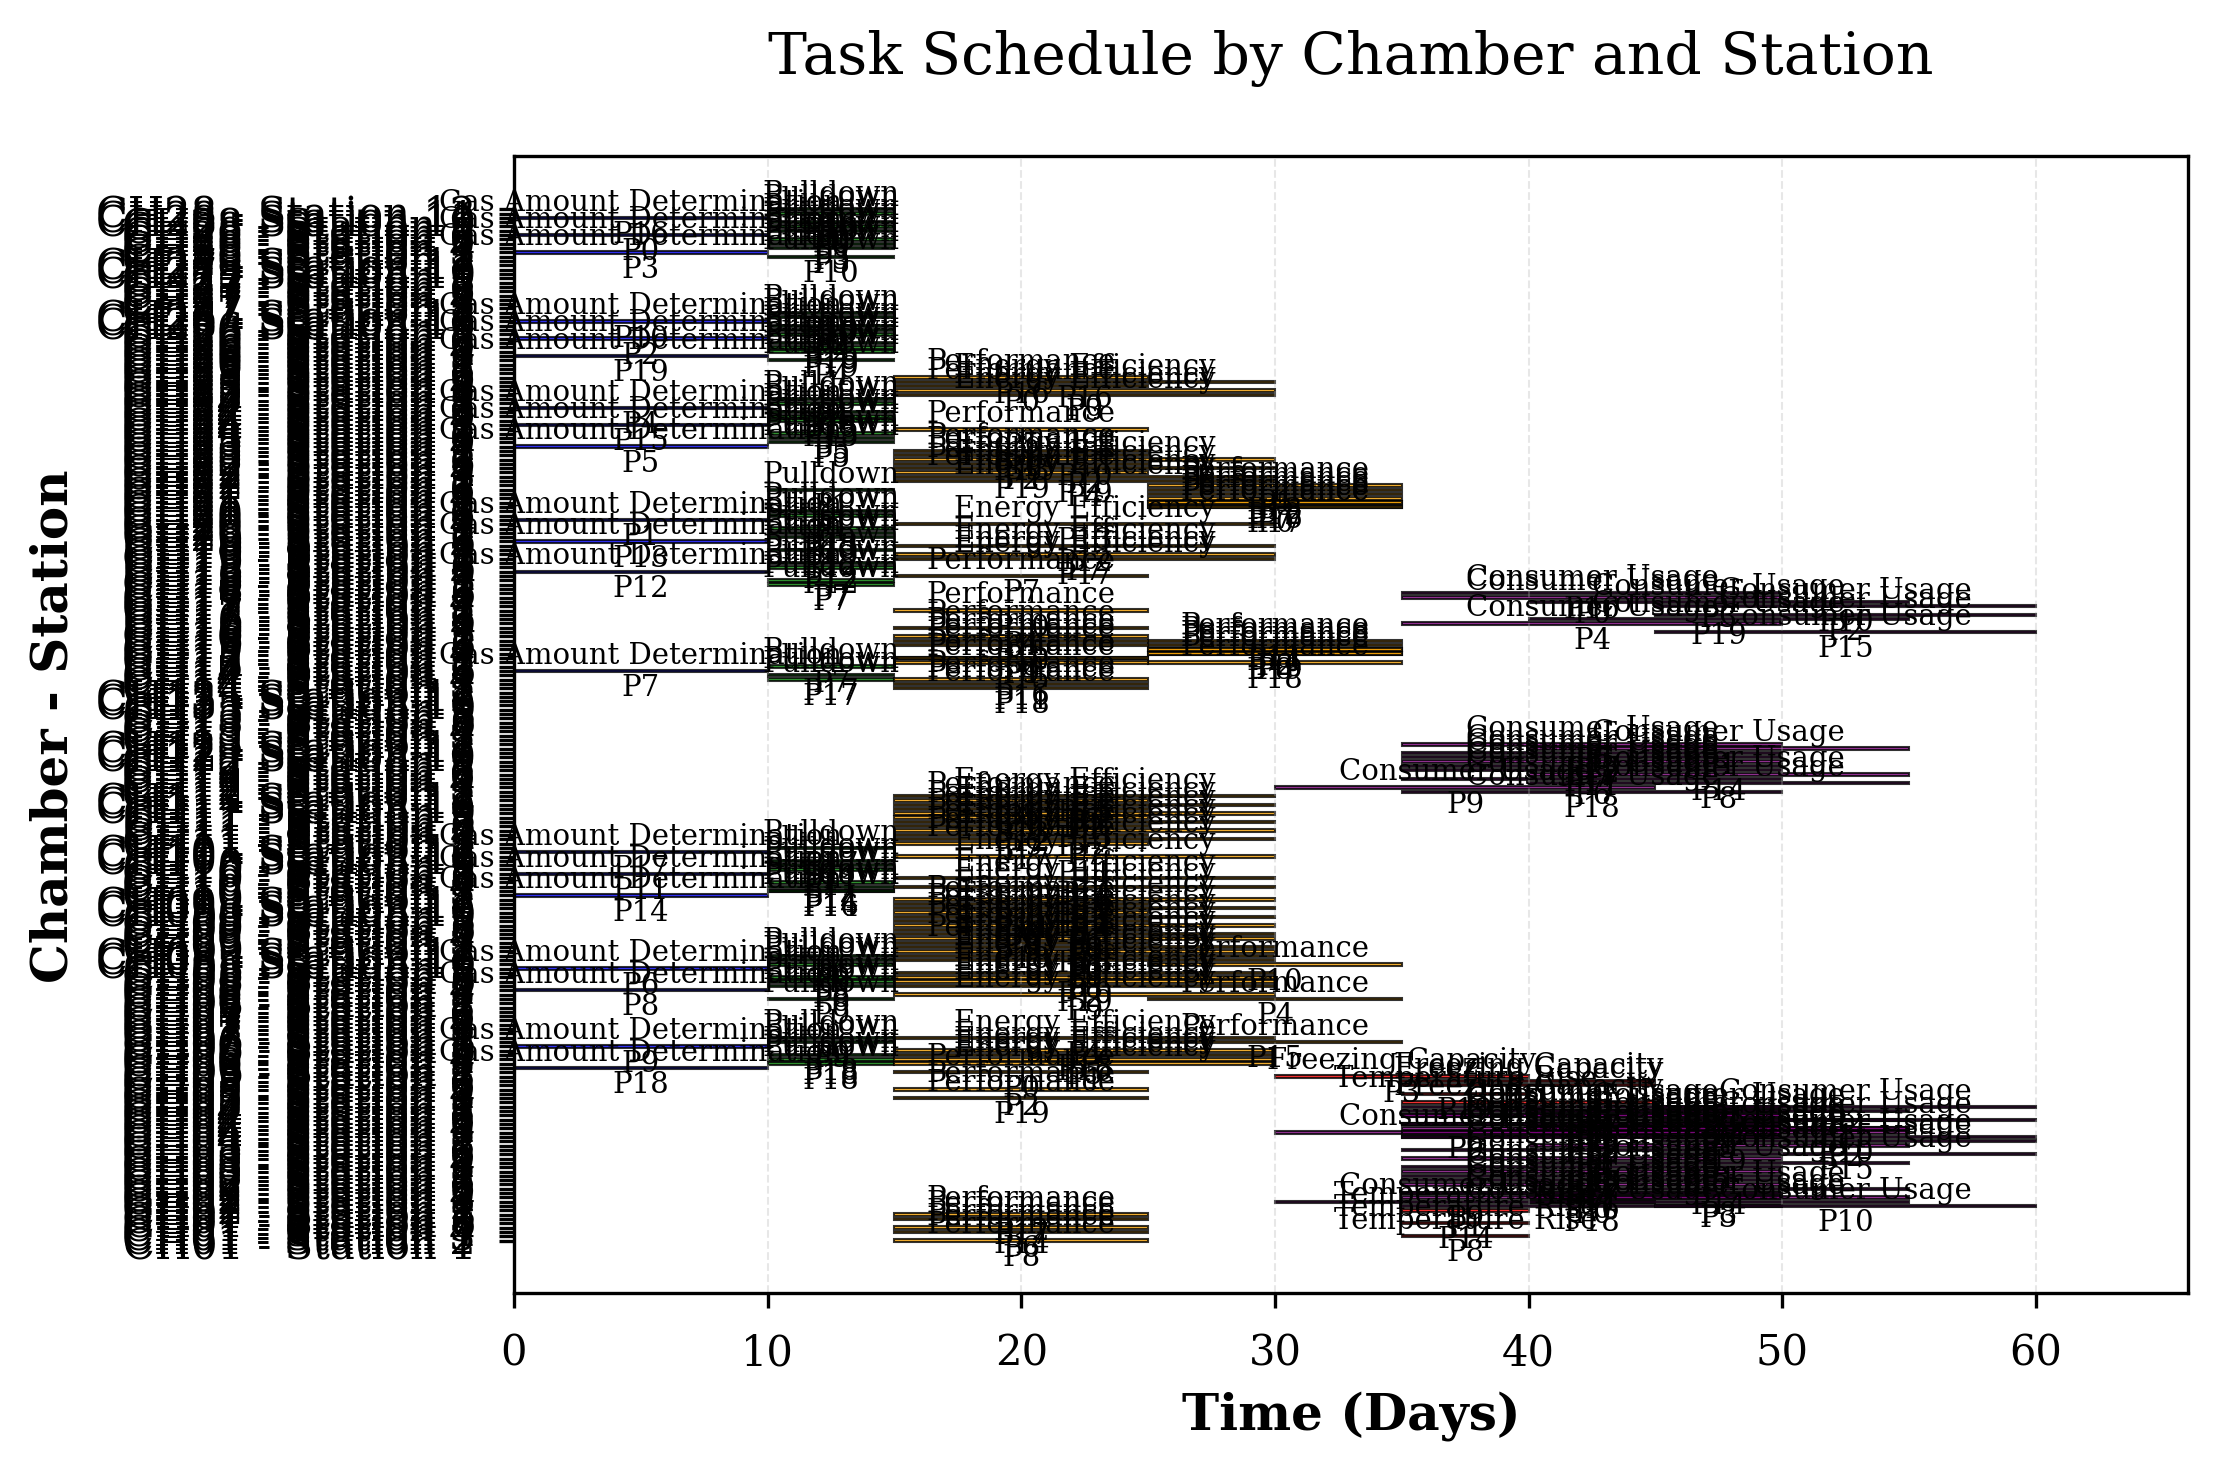

This figure's Python source:
import matplotlib.pyplot as plt
from typing import List, Dict
from Model.task import Task
from Model.chambers import Chamber
import matplotlib.colors as mcolors
import random
from Model.product_tests import TestManager
import matplotlib as mpl
import numpy as np

def gantt_chart(chambers: List[Chamber]) -> None:
    """
    Generate a Gantt chart displaying tasks grouped by station for all chambers.
    Styled for academic paper publication.

    Args:
        chambers (List[Chamber]): List of chambers containing tasks to be displayed.
    """
    # Set the style for academic papers
    plt.style.use('seaborn-v0_8-paper')
    
    # Set font properties for academic papers
    plt.rcParams.update({
        'font.family': 'serif',
        'font.size': 8,
        'axes.labelsize': 10,
        'axes.titlesize': 12,
        'xtick.labelsize': 8,
        'ytick.labelsize': 8,
        'legend.fontsize': 8,
        'figure.titlesize': 12
    })

    # Create figure with specific size for academic papers (width in inches)
    fig, ax = plt.subplots(figsize=(10, 8))  # Increased figure size for better label spacing
    
    yticks: List[int] = []
    ylabels: List[str] = []

    bar_height = 1.0  # Further increased bar height
    bar_spacing = 3.0  # Further increased spacing between bars

    # Load tests to get colors
    test_mgr = TestManager()
    test_mgr.load_from_json("Data/tests.json")

    # Create a color map for test names using a professional color palette
    test_colors: Dict[str, tuple] = {}
    colors = plt.cm.Set3(np.linspace(0, 1, len(test_mgr.tests)))  # Use Set3 colormap for professional colors

    # Get colors directly from tests or assign from professional palette
    for i, test in enumerate(test_mgr.tests):
        if test.color:
            try:
                test_colors[test.id] = mcolors.to_rgb(test.color)
            except:
                test_colors[test.id] = colors[i]
        else:
            test_colors[test.id] = colors[i]

    y_position = 0
    max_time = 0

    output_lines_txt = []

    # Iterate through chambers and their stations
    for chamber in chambers:
        for station_id, station_tasks in enumerate(chamber.list_of_tests, start=1):
            station_name = f"{chamber.name} - Station {station_id}"
            output_lines_txt.append(f"Chamber - Station: {station_name}")
            
            for task in station_tasks:
                color = test_colors[task.test.id]
                start_time = task.start_time 
                duration = task.duration
                
                max_time = max(max_time, start_time + duration)

                # Add a bar for the task with improved styling
                ax.barh(y_position, 
                       duration,
                       left=start_time,
                       height=bar_height,
                       color=color,
                       edgecolor='black',
                       linewidth=0.5,
                       alpha=0.8)  # Slightly transparent for better appearance

                # Add the test name as a label with improved formatting
                # Only show label if the bar is within the visible x-axis range
                x_min, x_max = ax.get_xlim()
                if start_time + duration >= x_min and start_time <= x_max:
                    ax.text(
                        start_time + duration/2,
                        y_position,
                        f"{task.test.test_name}\nP{task.product.id}",
                        ha='center',
                        va='center',
                        fontsize=6,
                        color='black'
                    )
                output_lines_txt.append(f"  Task: {task.test.test_name}, Product: {task.product.id}, Start Time: {start_time}, Duration: {duration}")

            yticks.append(y_position)
            ylabels.append(station_name)
            y_position += bar_spacing
            output_lines_txt.append("")

    # Set up the axes with improved styling
    ax.set_yticks(yticks)
    ax.set_yticklabels(ylabels)
    ax.set_xlim(0, max_time * 1.1)
    
    # Add grid with improved styling
    ax.grid(True, axis='x', alpha=0.3, linestyle='--', linewidth=0.5)
    
    # Add labels and title with improved formatting
    ax.set_xlabel('Time (Days)', fontweight='bold')
    ax.set_ylabel('Chamber - Station', fontweight='bold')
    ax.set_title('Task Schedule by Chamber and Station', pad=20)

    # Adjust layout with increased padding
    plt.tight_layout(pad=3.0)
    
    # Save the figure in high resolution for publication with tight bounding box
    plt.savefig('gantt_chart.png', dpi=300, bbox_inches='tight', pad_inches=0.5)
    plt.show()

    # Write the output to a text file
    with open("gantt_chart_output.txt", "w") as f:
        for line in output_lines_txt:
            f.write(line + "\n")